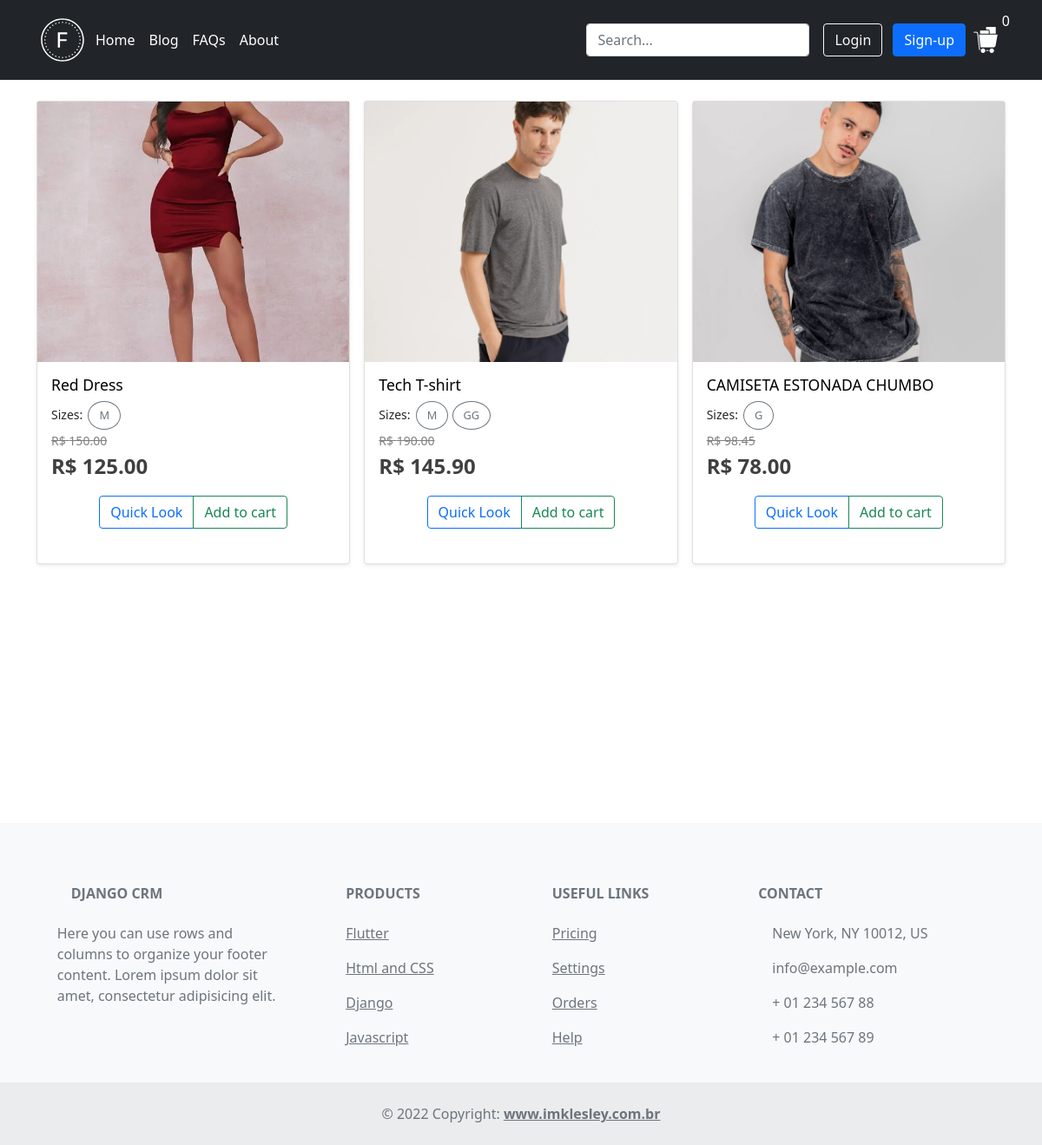
The page / on the database its author committed.
### store/models.py (models this page shows, shortened)
class Product(models.Model):
    name = models.CharField(max_length=200, null=False, blank=False)
    old_price = models.DecimalField(max_digits=7, decimal_places=2, null=False, blank=False)
    price = models.DecimalField(max_digits=7, decimal_places=2, null=False, blank=False)
    description = models.TextField(null=False, blank=True)
    visible = models.BooleanField(default=True, null=False, blank=False)
    category = models.ForeignKey(Category, null=False, blank=False, on_delete=models.CASCADE)
    gallery = models.OneToOneField(Gallery, on_delete=models.CASCADE)
    size_table = models.OneToOneField(SizeTable, null=False, blank=False, on_delete=models.CASCADE)

class Gallery(models.Model):
    name = models.CharField(max_length=200, null=False, blank=False)
    date_created = models.DateTimeField(auto_now_add=True)
    @property
    def cover(self):
        product_image = ProductImage.objects.filter(gallery_id=self.id).first()
        return product_image

class ProductImage(models.Model):
    image = models.ImageField(upload_to=upload_location, null=False, blank=False)
    about = models.CharField(max_length=200, null=True, blank=False)
    gallery = models.ForeignKey(Gallery, on_delete=models.CASCADE, null=True)

class Size(models.Model):
    name = models.CharField(max_length=200, null=True, blank=False)
    size_table = models.ForeignKey(SizeTable, null=False, blank=False, on_delete=models.CASCADE)
    color_table = models.ForeignKey(ColorTable, null=True, blank=True, on_delete=models.CASCADE)
    date_created = models.DateTimeField(auto_now_add=True)
    @property
    def available_colors(self):
        colors = self.color_table.color_set.filter(color_table=self.color_table)
        return colors

### store/views.py (the view)
# urls.py: 2. Add a URL to urlpatterns:  path('', views.home, name='home')
def home(request):
    context = {}
    context['order'] = cart_data(request=request)
    products = Product.objects.all()
    context['products'] = products
    return render(request, 'store/home.html', context)

### store/utils.py (called while the page is built, shortened)
def cookie_cart(request):
    cookies = request.COOKIES
    try:
        cookie_cart = json.loads(cookies['cart'])
    except KeyError:
        cookie_cart = {}
    order = {'orderitem_set': {'all': [], 'count': 0, },
                'quantity_items': 0, 'total_price': 0}
    return order

def cart_data(request):
    user = request.user
    if user.is_authenticated:
        customer = user.customer
        order, created = Order.objects.get_or_create(
            customer=customer, on_cart=True)
    else:
        order = cookie_cart(request=request)
    return order

### store/templates/store/home.html (shortened to what this page needs)
{% extends 'base.html' %}
{% load static %}
{% block content %}
    {% if products.count > 0 %}
        <div class="row row-cols-1 row-cols-sm-2 row-cols-md-3 g-3">
            {% for product in products %}
                {% if product.visible %}
                    <div class="col">
                        <div class="card  shadow-sm card-product"
                             onmouseover="this.classList.remove('shadow-sm'); this.classList.add('shadow-lg')"
                             onmouseout="this.classList.remove('shadow-lg'); this.classList.add('shadow-sm')">
                            <img width="100%" height="300em" style="object-fit: cover;"
                                 src="{{ product.gallery.cover.image.url }}"
                                    {% if product.gallery.productimage_set.all.count > 1 %}
                                 onmouseover="this.src='{{ product.gallery.productimage_set.all.1.image.url }}';"
                                 onmouseout="this.src='{{ product.gallery.productimage_set.all.0.image.url }}';"
                                    {% endif %}
                                 alt="{{ product.gallery.cover.about }}">
                            <div class="card-body">
                                <h4 style="color: black;font-size: 1.1rem;font-weight: normal; white-space: nowrap; overflow: hidden; text-overflow:ellipsis;">
                                    {{ product.name }}
                                </h4>
                                <div class="product-sizes">
                                    <small style="padding-right: 2px">Sizes:</small>
                                    {% for size in product.size_table.size_set.all %}
                                        <div class="btn-group product-size" id="product-size-{{ size.id }}">
                                            <div>
                                                <label class="btn btn-outline-secondary rounded-circle"
                                                       style="font-size: 0.8rem"
                                                       for="size{{ size.id }}">{{ size.name }}</label>
                                            </div>
                                        </div>
                                    {% endfor %}
                                    <br>
                                </div>
                                <small style="color: grey">
                                    {% if product.old_price > product.price %}
                                        <del>R$ {{ product.old_price }}</del>
                                    {% endif %}
                                </small>
                                <p style="color: #404040;font-weight: bold;font-size: 1.5rem">R$ {{ product.price }}</p>
                                <div class="d-flex justify-content-center">
                                    <div class="btn-group">
                                        <button type="button" class="btn btn-md btn-outline-primary" data-toggle="modal"
                                                data-target="#product-{{ product.id|stringformat:"i" }}">
                                            Quick Look
                                        </button>
                                        <button data-action="add" data-product="{{ product.id }}"
                                                type="button"
                                                class="btn btn-md btn-outline-success  update-cart">Add to cart
                                        </button>
                                    </div>
                                </div>
                                <br>
                            </div>
                        </div>
                    </div>
                {% endif %}
            {% endfor %}
        </div>
    {% endif %}
{% endblock %}

### rows shown on the page
Product: gallery.cover.image (picture), name "Red Dress", old_price "150.00", price "125.00"
Size: name "M"
Product: gallery.cover.image (picture), name "Tech T-shirt", old_price "190.00", price "145.90"
Size: name "M"
Size: name "GG"
Product: gallery.cover.image (picture), name "CAMISETA ESTONADA CHUMBO", old_price "98.45", price "78.00"
Size: name "G"

### other values the page prints
{{ order.quantity_items }} "0"
